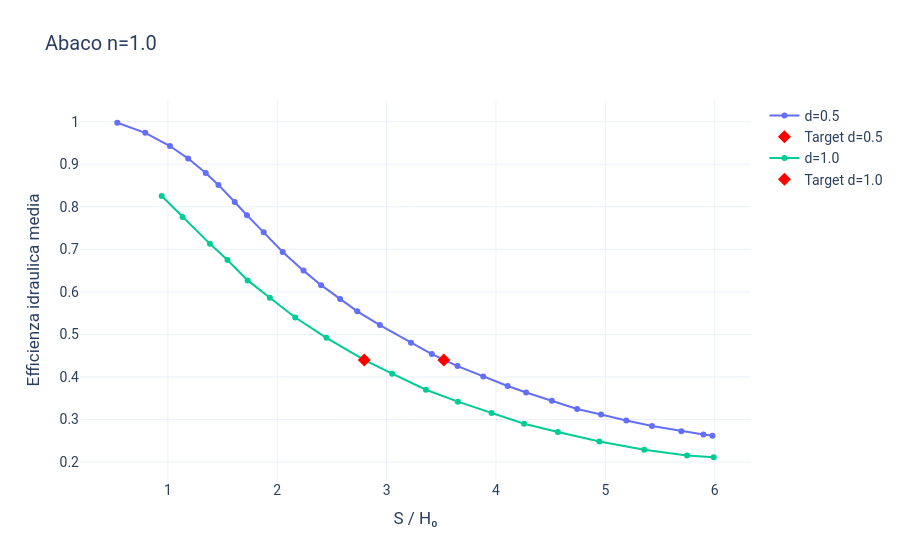

The notebook cell saved with this chart:
### Markdown cell above
### Determinazione del rapporto S/H₀ tramite abaco di efficienza

A partire dal valore di efficienza idraulica media $ E_{\text{med}}$ richiesto, stimato nella sezione precedente, si procede ora all’interrogazione dell’abaco per determinare il rapporto $ S/H_0$ necessario.

In questa fase si assume una configurazione di riferimento con:
- punto di valutazione posto alla profondità della superficie di scorrimento, ossia $ d=D/H_0 = 1$;
- substrato impermeabile a profondità pari alla trincea, quindi $ n = H/H_0 = 1 $.

L’interrogazione dell’abaco fornisce il valore di $ S/H_0 $ compatibile con l’efficienza idraulica media richiesta, da cui si ricava direttamente l’interasse ottimale $S$ tra le trincee.

### Code cell
# Crea un'istanza della classe
abachiE = AbachiEfficienza()

# Parametri del problema
H0 = D           # profondità trincea
E_target = 0.44  # efficienza desiderata

# Etichette della configurazione
n_label = 'n=1.0'
d_label = 'd=1.0'

# Plotta le curve dell'abaco
abachiE.plot_abaco_risultati(E_target=E_target, n_label=n_label)

# Calcola Su/H0 con interpolazione
SuH0 = abachiE.ricava_SuH0_per_efficienza(E_target, n_label, d_label)

# Calcolo interasse
S = SuH0 * H0

# Dimensionamento trincee
display(Markdown("### 📌 **RISULTATI – Dimensionamento trincee**"))
print(f"• Rapporto S/H₀ richiesto: {SuH0:.2f}")
print(f"• Interasse ottimale delle trincee: S = {S:.2f} m")

### Figure 1 — Plotly figure (JSON) as saved in the notebook; plotly's stock layout.template omitted (floating-point values rounded to 4 significant figures)
{"data": [{"mode": "lines+markers", "name": "d=0.5", "type": "scatter", "x": [0.5371, 0.7927, 1.019, 1.185, 1.346, 1.462, 1.611, 1.723, 1.876, 2.05, 2.24, 2.401, 2.575, 2.732, 2.938, 3.223, 3.413, 3.648, 3.884, 4.107, 4.276, 4.511, 4.742, 4.961, 5.192, 5.427, 5.695, 5.897, 5.979], "y": [0.9977, 0.9739, 0.943, 0.9135, 0.8797, 0.8515, 0.8114, 0.7801, 0.74, 0.694, 0.65, 0.6158, 0.5836, 0.5543, 0.5221, 0.4802, 0.4539, 0.4256, 0.4013, 0.3789, 0.3634, 0.344, 0.3246, 0.312, 0.2975, 0.285, 0.2725, 0.2648, 0.2619]}, {"marker": {"color": "red", "size": 10, "symbol": "diamond"}, "mode": "markers", "name": "Target d=0.5", "type": "scatter", "x": [3.523], "y": [0.44]}, {"mode": "lines+markers", "name": "d=1.0", "type": "scatter", "x": [0.9433, 1.134, 1.384, 1.545, 1.73, 1.932, 2.164, 2.45, 2.795, 3.05, 3.36, 3.651, 3.96, 4.257, 4.566, 4.946, 5.356, 5.748, 5.991], "y": [0.8256, 0.7763, 0.713, 0.675, 0.6271, 0.5863, 0.5398, 0.4921, 0.4401, 0.4078, 0.3699, 0.342, 0.3154, 0.2902, 0.2707, 0.2485, 0.2291, 0.2153, 0.2113]}, {"marker": {"color": "red", "size": 10, "symbol": "diamond"}, "mode": "markers", "name": "Target d=1.0", "type": "scatter", "x": [2.795], "y": [0.44]}], "layout": {"font": {"family": "Roboto", "size": 14}, "hovermode": "closest", "margin": {"t": 100}, "title": {"text": "Abaco n=1.0"}, "xaxis": {"title": {"text": "S / H₀"}}, "yaxis": {"title": {"text": "Efficienza idraulica media"}}}}
